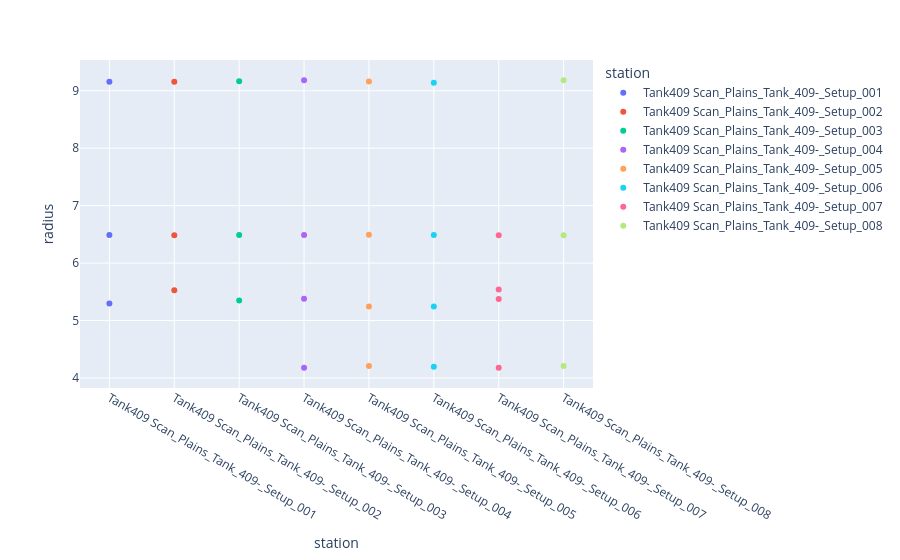

Here is the notebook cell this chart was saved with:
### Code cell
px.scatter(
    summary_df[summary_df.radius < 50], y='radius', x='station', 
    color='station', hover_data=summary_df.columns
)

### Figure 1 — Plotly figure (JSON) as saved in the notebook; plotly's stock layout.template omitted (floating-point values rounded to 4 significant figures)
{"data": [{"customdata": [[86], [89], [95]], "hovertemplate": "station=%{x}<br>radius=%{y}<br>cylinder=%{customdata[0]}<extra></extra>", "legendgroup": "Tank409 Scan_Plains_Tank_409-_Setup_001", "marker": {"color": "#636efa", "symbol": "circle"}, "mode": "markers", "name": "Tank409 Scan_Plains_Tank_409-_Setup_001", "orientation": "v", "showlegend": true, "type": "scatter", "x": ["Tank409 Scan_Plains_Tank_409-_Setup_001", "Tank409 Scan_Plains_Tank_409-_Setup_001", "Tank409 Scan_Plains_Tank_409-_Setup_001"], "xaxis": "x", "y": [6.489, 5.297, 9.155], "yaxis": "y"}, {"customdata": [[48], [77], [92]], "hovertemplate": "station=%{x}<br>radius=%{y}<br>cylinder=%{customdata[0]}<extra></extra>", "legendgroup": "Tank409 Scan_Plains_Tank_409-_Setup_002", "marker": {"color": "#EF553B", "symbol": "circle"}, "mode": "markers", "name": "Tank409 Scan_Plains_Tank_409-_Setup_002", "orientation": "v", "showlegend": true, "type": "scatter", "x": ["Tank409 Scan_Plains_Tank_409-_Setup_002", "Tank409 Scan_Plains_Tank_409-_Setup_002", "Tank409 Scan_Plains_Tank_409-_Setup_002"], "xaxis": "x", "y": [6.484, 9.155, 5.529], "yaxis": "y"}, {"customdata": [[42], [50], [77]], "hovertemplate": "station=%{x}<br>radius=%{y}<br>cylinder=%{customdata[0]}<extra></extra>", "legendgroup": "Tank409 Scan_Plains_Tank_409-_Setup_003", "marker": {"color": "#00cc96", "symbol": "circle"}, "mode": "markers", "name": "Tank409 Scan_Plains_Tank_409-_Setup_003", "orientation": "v", "showlegend": true, "type": "scatter", "x": ["Tank409 Scan_Plains_Tank_409-_Setup_003", "Tank409 Scan_Plains_Tank_409-_Setup_003", "Tank409 Scan_Plains_Tank_409-_Setup_003"], "xaxis": "x", "y": [5.348, 9.165, 6.49], "yaxis": "y"}, {"customdata": [[138], [140], [142], [143]], "hovertemplate": "station=%{x}<br>radius=%{y}<br>cylinder=%{customdata[0]}<extra></extra>", "legendgroup": "Tank409 Scan_Plains_Tank_409-_Setup_004", "marker": {"color": "#ab63fa", "symbol": "circle"}, "mode": "markers", "name": "Tank409 Scan_Plains_Tank_409-_Setup_004", "orientation": "v", "showlegend": true, "type": "scatter", "x": ["Tank409 Scan_Plains_Tank_409-_Setup_004", "Tank409 Scan_Plains_Tank_409-_Setup_004", "Tank409 Scan_Plains_Tank_409-_Setup_004", "Tank409 Scan_Plains_Tank_409-_Setup_004"], "xaxis": "x", "y": [4.177, 5.377, 6.491, 9.183], "yaxis": "y"}, {"customdata": [[63], [74], [77], [89]], "hovertemplate": "station=%{x}<br>radius=%{y}<br>cylinder=%{customdata[0]}<extra></extra>", "legendgroup": "Tank409 Scan_Plains_Tank_409-_Setup_005", "marker": {"color": "#FFA15A", "symbol": "circle"}, "mode": "markers", "name": "Tank409 Scan_Plains_Tank_409-_Setup_005", "orientation": "v", "showlegend": true, "type": "scatter", "x": ["Tank409 Scan_Plains_Tank_409-_Setup_005", "Tank409 Scan_Plains_Tank_409-_Setup_005", "Tank409 Scan_Plains_Tank_409-_Setup_005", "Tank409 Scan_Plains_Tank_409-_Setup_005"], "xaxis": "x", "y": [4.21, 6.494, 5.243, 9.163], "yaxis": "y"}, {"customdata": [[76], [77], [78], [81]], "hovertemplate": "station=%{x}<br>radius=%{y}<br>cylinder=%{customdata[0]}<extra></extra>", "legendgroup": "Tank409 Scan_Plains_Tank_409-_Setup_006", "marker": {"color": "#19d3f3", "symbol": "circle"}, "mode": "markers", "name": "Tank409 Scan_Plains_Tank_409-_Setup_006", "orientation": "v", "showlegend": true, "type": "scatter", "x": ["Tank409 Scan_Plains_Tank_409-_Setup_006", "Tank409 Scan_Plains_Tank_409-_Setup_006", "Tank409 Scan_Plains_Tank_409-_Setup_006", "Tank409 Scan_Plains_Tank_409-_Setup_006"], "xaxis": "x", "y": [4.195, 6.487, 5.246, 9.14], "yaxis": "y"}, {"customdata": [[5], [15], [41], [47]], "hovertemplate": "station=%{x}<br>radius=%{y}<br>cylinder=%{customdata[0]}<extra></extra>", "legendgroup": "Tank409 Scan_Plains_Tank_409-_Setup_007", "marker": {"color": "#FF6692", "symbol": "circle"}, "mode": "markers", "name": "Tank409 Scan_Plains_Tank_409-_Setup_007", "orientation": "v", "showlegend": true, "type": "scatter", "x": ["Tank409 Scan_Plains_Tank_409-_Setup_007", "Tank409 Scan_Plains_Tank_409-_Setup_007", "Tank409 Scan_Plains_Tank_409-_Setup_007", "Tank409 Scan_Plains_Tank_409-_Setup_007"], "xaxis": "x", "y": [5.542, 5.374, 4.179, 6.486], "yaxis": "y"}, {"customdata": [[73], [82], [98]], "hovertemplate": "station=%{x}<br>radius=%{y}<br>cylinder=%{customdata[0]}<extra></extra>", "legendgroup": "Tank409 Scan_Plains_Tank_409-_Setup_008", "marker": {"color": "#B6E880", "symbol": "circle"}, "mode": "markers", "name": "Tank409 Scan_Plains_Tank_409-_Setup_008", "orientation": "v", "showlegend": true, "type": "scatter", "x": ["Tank409 Scan_Plains_Tank_409-_Setup_008", "Tank409 Scan_Plains_Tank_409-_Setup_008", "Tank409 Scan_Plains_Tank_409-_Setup_008"], "xaxis": "x", "y": [4.209, 6.486, 9.184], "yaxis": "y"}], "layout": {"legend": {"title": {"text": "station"}, "tracegroupgap": 0}, "margin": {"t": 60}, "xaxis": {"anchor": "y", "categoryarray": ["Tank409 Scan_Plains_Tank_409-_Setup_001", "Tank409 Scan_Plains_Tank_409-_Setup_002", "Tank409 Scan_Plains_Tank_409-_Setup_003", "Tank409 Scan_Plains_Tank_409-_Setup_004", "Tank409 Scan_Plains_Tank_409-_Setup_005", "Tank409 Scan_Plains_Tank_409-_Setup_006", "Tank409 Scan_Plains_Tank_409-_Setup_007", "Tank409 Scan_Plains_Tank_409-_Setup_008"], "categoryorder": "array", "domain": [0, 1], "title": {"text": "station"}}, "yaxis": {"anchor": "x", "domain": [0, 1], "title": {"text": "radius"}}}}
